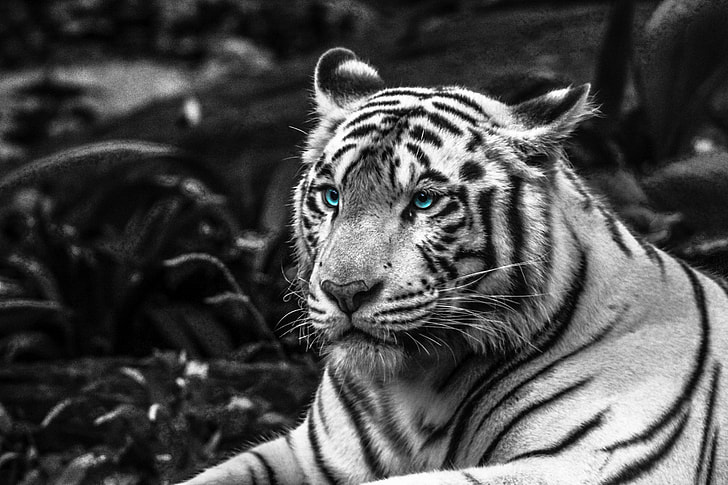
#> input picture grayscale.jpg, 728 x 485 px, found by its file name
$ python 11.py
#> lines starting #> are read from the running program, lines starting #| are printed output that depends on the picture; after the words box and inside, x2 and y2 are one past the last pixel; in counts of white or black regions, pixels touching at a corner belong together
import cv2
import numpy as np
import matplotlib.pyplot as plt

# Load image in grayscale
image = cv2.imread(r"C:\Users\shalu\Desktop\codes\MVPR\grayscale.jpg", 0)
#> image: shape (485, 728); min 0, max 255, mean 74.4

if image is None:
    print("Error loading image")
    exit()

# Convert to binary image
_, binary = cv2.threshold(image, 127, 255, cv2.THRESH_BINARY)
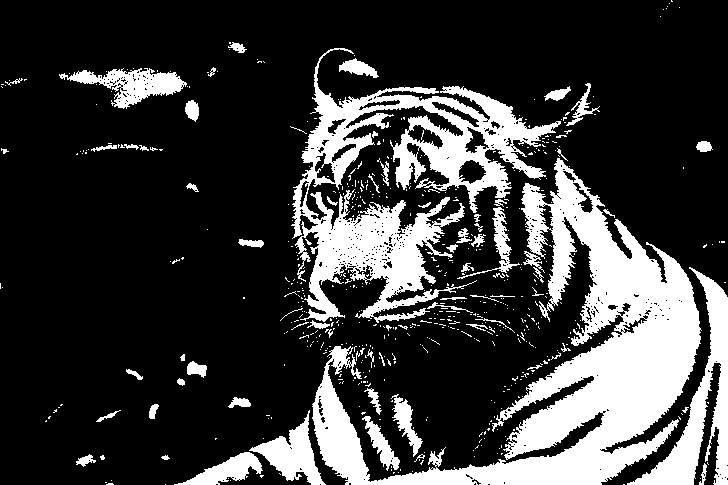
#> binary: shape (485, 728); 22.9% white; 600 white regions (531 under 20 px), largest, box (x1, y1, x2, y2) and area: (312, 158, 702, 485) 37878, (291, 48, 561, 323) 23227, (627, 267, 728, 485) 5945

# Structuring Elements
square3 = cv2.getStructuringElement(cv2.MORPH_RECT, (3, 3))
square5 = cv2.getStructuringElement(cv2.MORPH_RECT, (5, 5))

circle3 = cv2.getStructuringElement(cv2.MORPH_ELLIPSE, (3, 3))
circle5 = cv2.getStructuringElement(cv2.MORPH_ELLIPSE, (5, 5))

# Dilation
dilate_square = cv2.dilate(binary, square5, iterations=1)
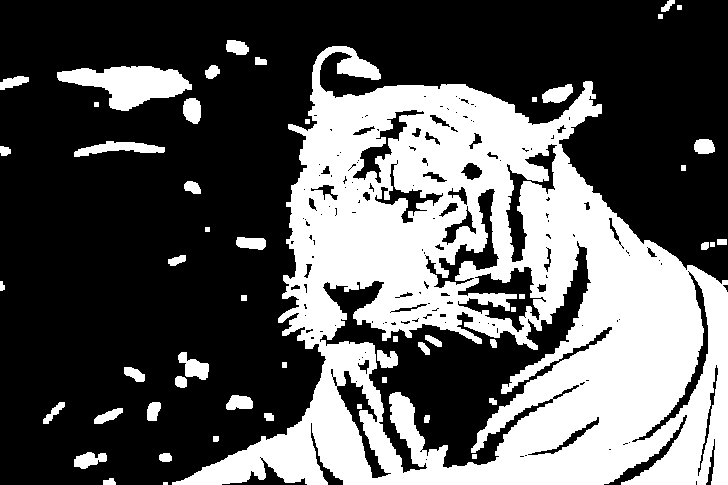
#> dilate_square: shape (485, 728); 35.6% white; 53 white regions (1 under 20 px), largest, box (x1, y1, x2, y2) and area: (172, 46, 728, 485) 115365, (57, 66, 192, 111) 3389, (74, 141, 165, 157) 745
dilate_circle = cv2.dilate(binary, circle5, iterations=1)
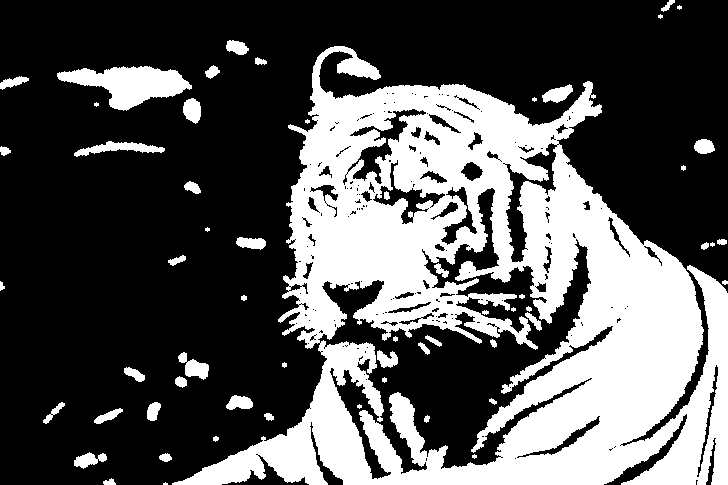
#> dilate_circle: shape (485, 728); 33.7% white; 59 white regions (11 under 20 px), largest, box (x1, y1, x2, y2) and area: (172, 46, 728, 485) 109559, (57, 66, 192, 111) 3207, (74, 141, 165, 157) 639

# Erosion
erode_square = cv2.erode(binary, square5, iterations=1)
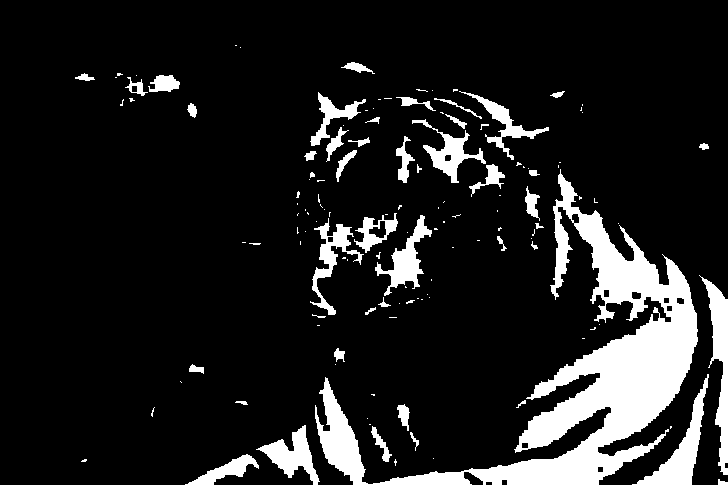
#> erode_square: shape (485, 728); 12.5% white; 132 white regions (85 under 20 px), largest, box (x1, y1, x2, y2) and area: (315, 169, 698, 485) 26610, (699, 275, 728, 475) 2142, (632, 374, 709, 485) 2061
erode_circle = cv2.erode(binary, circle5, iterations=1)
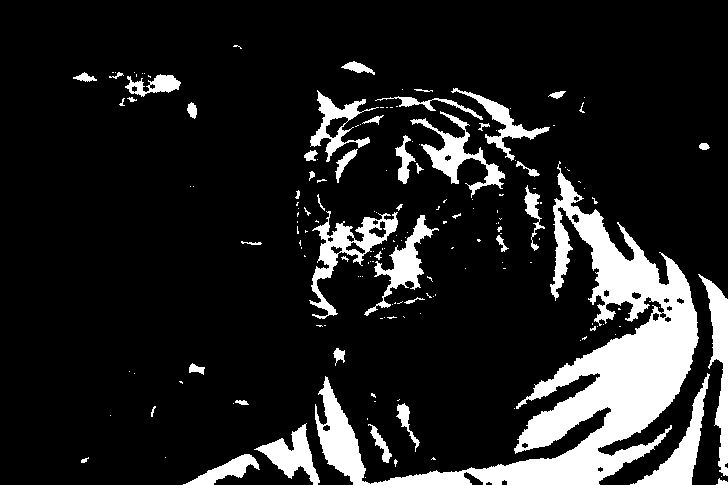
#> erode_circle: shape (485, 728); 13.8% white; 168 white regions (120 under 20 px), largest, box (x1, y1, x2, y2) and area: (315, 161, 699, 485) 28071, (309, 211, 398, 319) 2403, (698, 274, 728, 476) 2243

# Display Results
plt.figure(figsize=(15, 8))

plt.subplot(2, 3, 1)
plt.imshow(binary, cmap='gray')
plt.title("Original Binary")
plt.axis('off')

plt.subplot(2, 3, 2)
plt.imshow(dilate_square, cmap='gray')
plt.title("Dilation (Square 5×5)")
plt.axis('off')

plt.subplot(2, 3, 3)
plt.imshow(dilate_circle, cmap='gray')
plt.title("Dilation (Circle 5×5)")
plt.axis('off')

plt.subplot(2, 3, 5)
plt.imshow(erode_square, cmap='gray')
plt.title("Erosion (Square 5×5)")
plt.axis('off')

plt.subplot(2, 3, 6)
plt.imshow(erode_circle, cmap='gray')
plt.title("Erosion (Circle 5×5)")
plt.axis('off')

plt.tight_layout()
plt.show()
